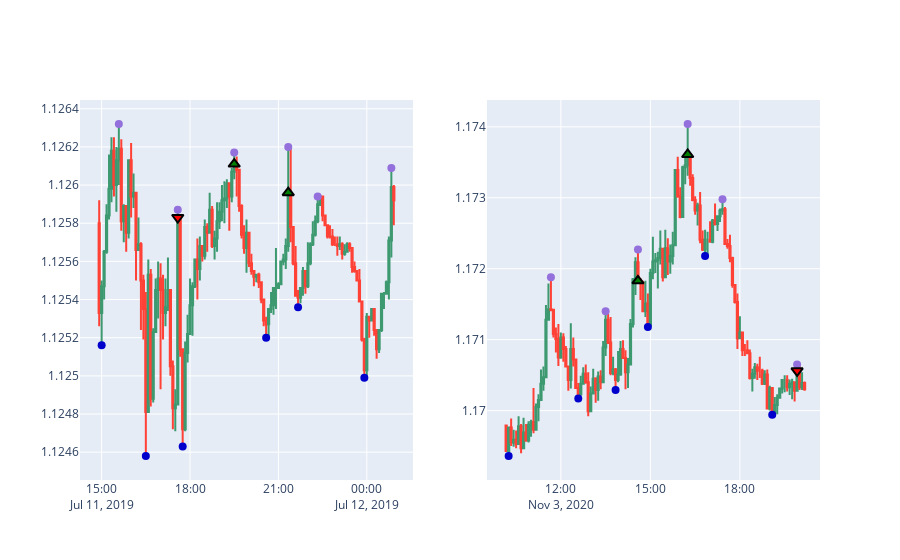
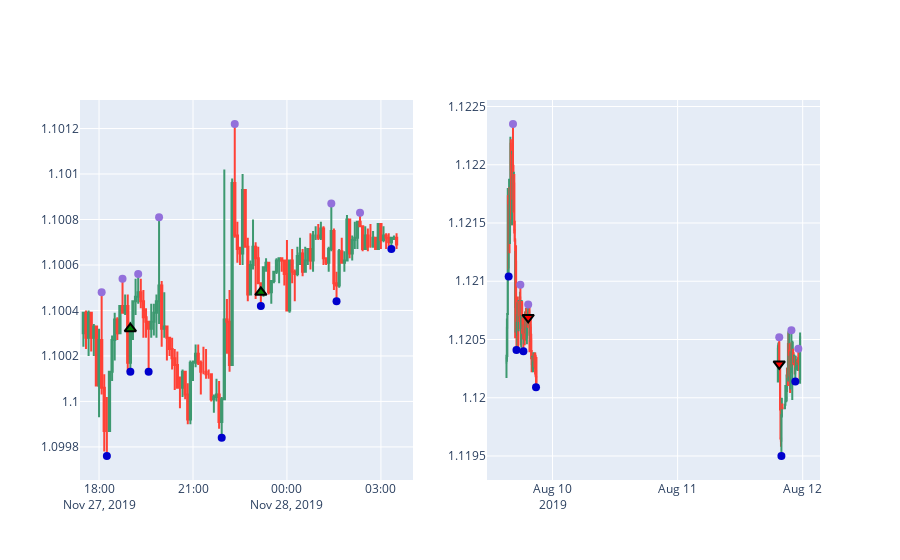
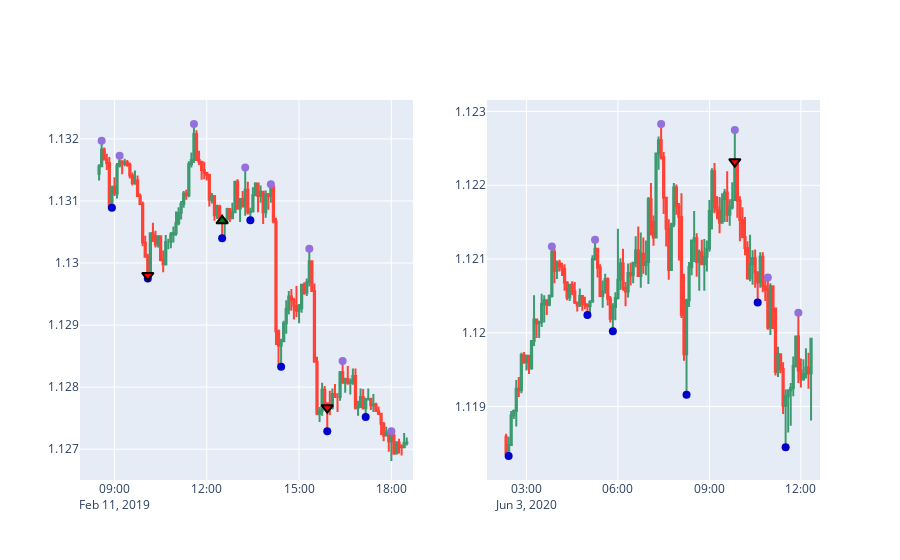
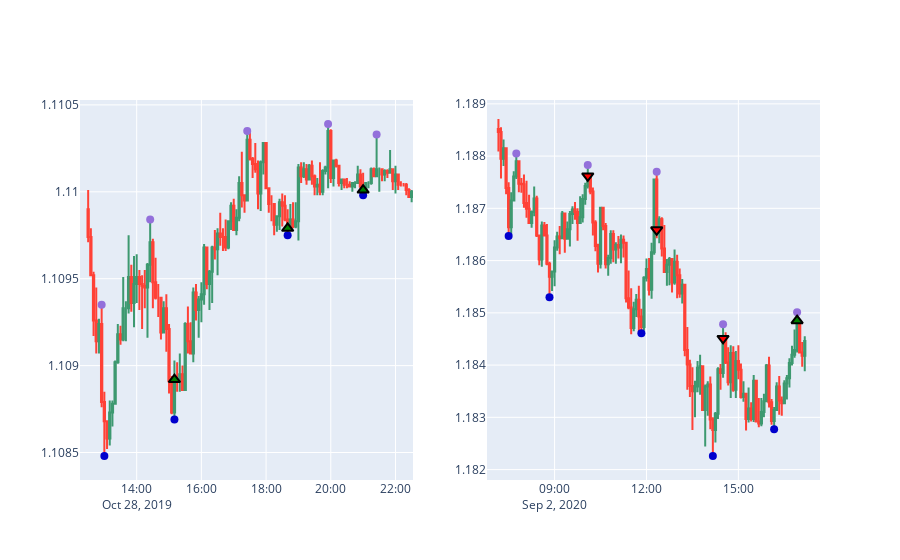

Notebook cell for these charts, in order:
### Code cell
show_random_cases(candles_to_show, nb_examples_to_show=10, nb_candles_to_show=120)
